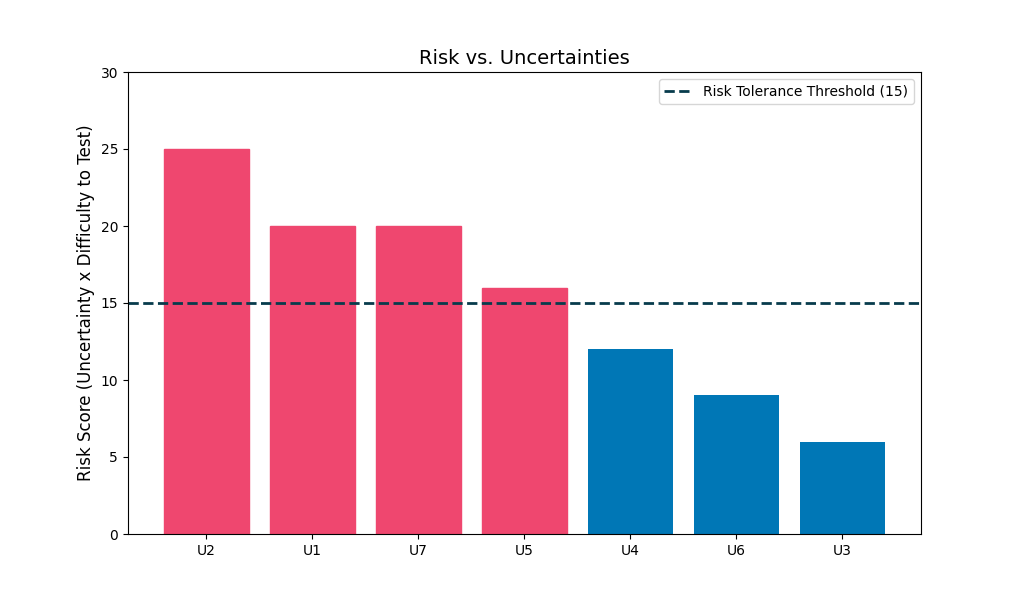

The Python source for this figure:
import matplotlib.pyplot as plt

uncertainty_data = {
    "U1": 20,
    "U2": 25,
    "U3": 6,
    "U4": 12,
    "U5": 16,
    "U6": 9,
    "U7": 20,
}

sorted_tuple_uncertainty_data = sorted(
    uncertainty_data.items(), key=lambda x: x[1], reverse=True
)

labels = [x[0] for x in sorted_tuple_uncertainty_data]
risks = [x[1] for x in sorted_tuple_uncertainty_data]
threshold = 15

plt.figure(figsize=(12, 6))
bars = plt.bar(labels, risks, color="#0077b6")

for bar in bars:
    if bar.get_height() > threshold:
        bar.set_color("#ef476f")

plt.axhline(
    y=threshold,
    color="#073b4c",
    linestyle="--",
    linewidth=2,
    label=f"Risk Tolerance Threshold ({threshold})",
)

plt.ylabel("Risk Score (Uncertainty x Difficulty to Test)", fontsize=12)
plt.title("Risk vs. Uncertainties", fontsize=14)
plt.ylim(0, max(risks) + 5)
plt.legend()
plt.show()
